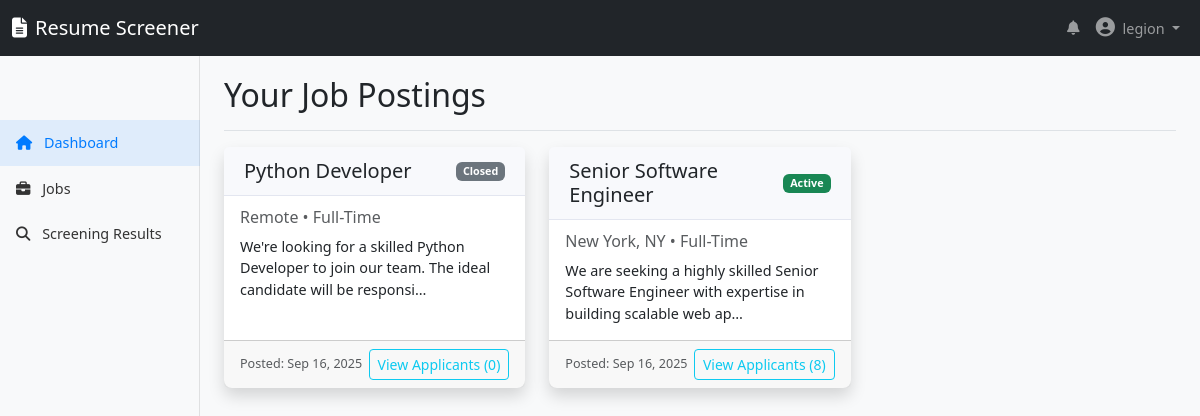
The app's page /jobs/jobs_list/ (signed in), older data.
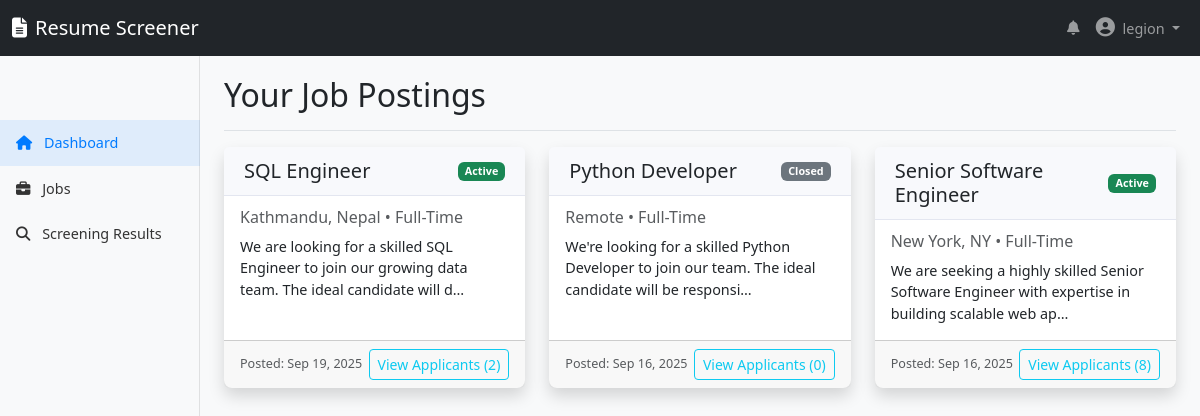
The same page, newer data.
### jobs/models.py (models this page shows, shortened)
class Job(models.Model):
    created_by = models.ForeignKey(settings.AUTH_USER_MODEL,on_delete= models.CASCADE, related_name= 'jobs')
    title = models.CharField(max_length=100)
    description = models.TextField()  #not null in form and database
    requirements = models.TextField(blank=True, null=True)
    location = models.CharField(max_length=100, blank=True, null=True)
    choices_emp_type = [("FT",'Full-Time'),('PT','Part-Time'),('CT','Cotract')]
    employment_type = models.CharField(max_length= 50, choices= choices_emp_type, default="FT")
    salary_range = models.CharField(max_length=200, blank=True, null=True)
    is_active = models.BooleanField(default=True)
    created_at = models.DateTimeField(auto_now_add=True)
    updated_at = models.DateTimeField(auto_now= True)
    @property
    def resumes_count(self):
        return self.job_resumes.count()

### jobs/views.py (the view)
# urls.py: path('jobs_list/', job_veiws.jobs_list, name = 'jobs_list'),
@login_required
def jobs_list(request):
    jobs = Job.objects.filter(created_by = request.user).order_by('-created_at')
    context = {
        'jobs' : jobs
    }
    return render(request, 'jobs/jobs_list.html', context)

### templates/jobs/jobs_list.html
{% extends 'base/base.html' %}
{% load static %}
{% block content %}
    <div class="container-fluid">
        <div class="row">
            <main class="col-md-9 ms-sm-auto col-lg-10 px-md-4 main-content">
                <div class="d-flex justify-content-between flex-wrap flex-md-nowrap align-items-center pt-3 pb-2 mb-3 border-bottom">
                    <h1 class="h2">Your Job Postings</h1>
                </div>
                {% if jobs %}
                    <div class="row row-cols-1 row-cols-md-2 row-cols-lg-3 g-4">
                        {% for job in jobs %}
                            <div class="col">
                                <div class="card shadow h-100 {% if not job.is_active %}border-secondary{% endif %}">
                                    <div class="card-header d-flex justify-content-between align-items-center">
                                        <h5 class="mb-0">{{ job.title }}</h5>
                                        {% if job.is_active %}
                                            <span class="badge bg-success">Active</span>
                                        {% else %}
                                            <span class="badge bg-secondary">Closed</span>
                                        {% endif %}
                                    </div>
                                    <div class="card-body">
                                        <h6 class="card-subtitle mb-2 text-muted">{{ job.location }} • {{ job.get_employment_type_display }}</h6>
                                        <p class="card-text">{{ job.description|truncatechars:100 }}</p>
                                    </div>
                                    <div class="card-footer d-flex justify-content-between align-items-center">
                                        <small class="text-muted">Posted: {{ job.created_at|date:"M d, Y" }}</small>
                                        <a href="{% url 'jobs:job_details' job.id %}" class="btn btn-sm btn-outline-info">
                                            View Applicants ({{ job.resumes_count }})
                                        </a>
                                    </div>
                                </div>
                            </div>
                        {% endfor %}
                    </div>
                {% else %}
                    <div class="alert alert-info text-center" role="alert">
                        You have not posted any jobs yet.
                    </div>
                {% endif %}
            </main>
        </div>
    </div>
{% endblock %}

Row changes from the older to the newer data that the page shows:
added Job: title "SQL Engineer", is_active "Active", location "Kathmandu, Nepal", employment_type "Full-Time", description "We are looking for a skilled SQL Engineer to join our growing data team. The ideal candidate will d…", created_at "Sep 19, 2025", resumes_count "2"
